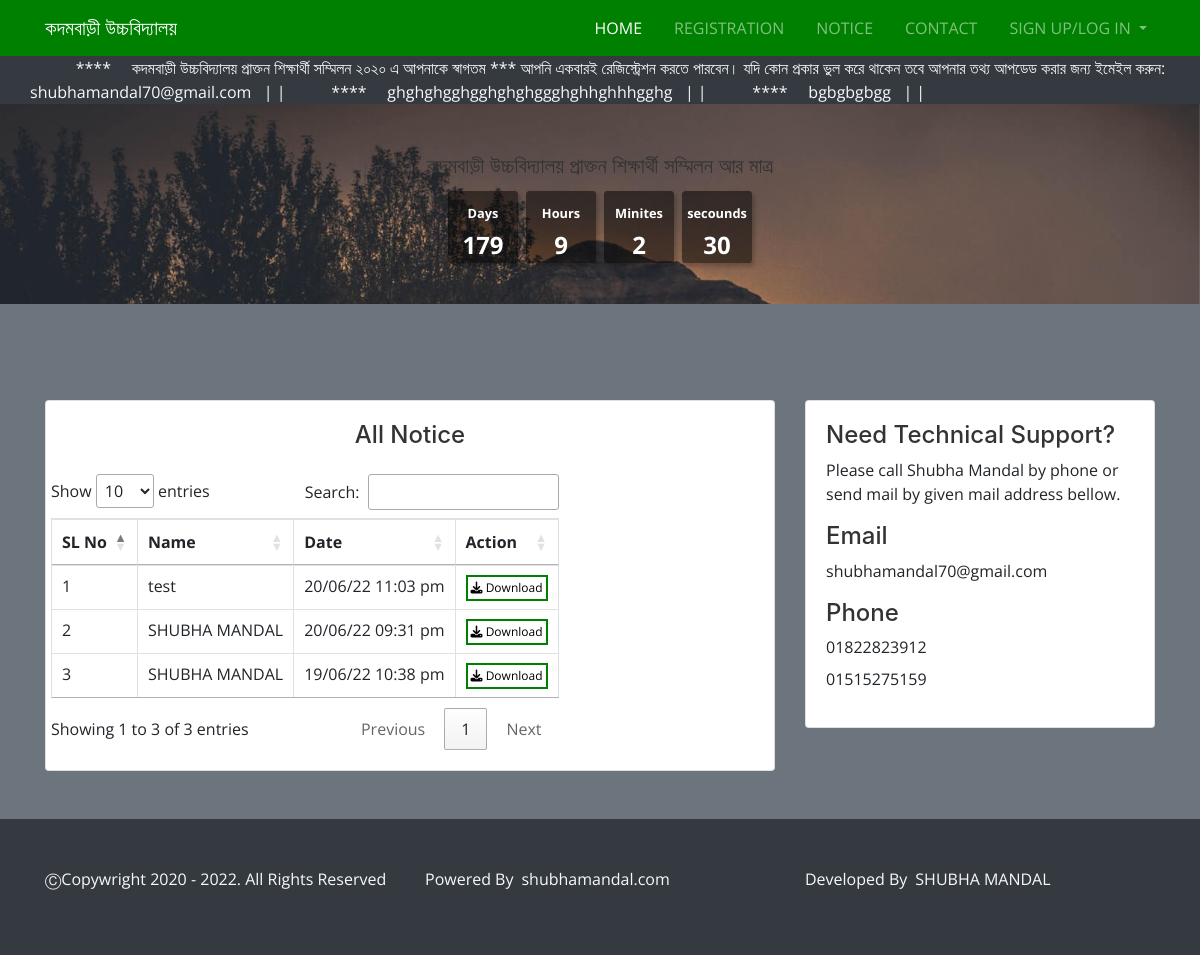
/src/support.php, run on the app's committed database.
### tables this page shows
CREATE TABLE `news` (
  `id` int(11) NOT NULL,
  `title` varchar(50) NOT NULL,
  `news_description` varchar(500) NOT NULL,
  `date` datetime NOT NULL DEFAULT current_timestamp()
);

CREATE TABLE `countdowns` (
  `id` int(11) NOT NULL,
  `title` varchar(255) NOT NULL,
  `end_date` datetime NOT NULL,
  `date` datetime NOT NULL DEFAULT current_timestamp()
);

CREATE TABLE `notice` (
  `id` int(11) NOT NULL,
  `name` varchar(200) NOT NULL,
  `pdf` varchar(30) NOT NULL,
  `date` datetime NOT NULL DEFAULT current_timestamp()
);

### src/support.php (the view, shortened to what this page needs)
<?php
include("header.php");
?>
<?php
include("db.php");
$sql= "SELECT * FROM notice ORDER BY notice . date DESC";
$result = mysqli_query($conn,$sql);
$files = mysqli_fetch_all($result, MYSQLI_ASSOC);
?>
<header id="support-header">
    <div class="container">
      <div class="row">
        <div class="col-md-6 m-auto text-center text-light">
          <?php
          include("countdown.php");
           ?>
        </div>
      </div>
    </div>
  </header>
  <section id="support" class="py-5 bg-secondary">
    <div class="container">
      <div class="row pt-5">
        <div class="col-md-8 ">
          <div class="card">
            <div class="card-body">
              <h4 class="mb-4 text-center">All Notice </h4>
              <div class="row">
                <table class="table table-bordered" id="noticeTable">
                  <thead>
                    <tr>
                      <th >SL No</th>
                      <th >Name</th>
                      <th >Date</th>
                      <th >Action</th>
                    </tr>
                  </thead>
                  <tbody>
                  <?php $serial=0;
                  foreach($files as $file): $serial++; ?>
                    <tr>
                      <td> <?php echo $serial;?> </td>
                      <td> <?php echo $file['name'];?> </td>
                      <td> <?php echo date('d/m/y h:i a',strtotime($file["date"]));?> </td>
                      <td> <a class="download_sty" href="support.php?file_id=<?php echo $file['id'];?>"><i class="fas fa-download"></i> Download </a></td>
                    </tr>
                    <?php  endforeach ;  ?>
                  </tbody>
                </table>
              </div>
            </div>
          </div>
        </div>
        <div class="col-md-4">
          <div class="card">
            <div class="card-body">
              <h4>Need Technical Support?</h4>
              <p>Please call Shubha Mandal by phone or send mail by given mail address bellow.</p>
              <h4>Email</h4>
              <p>shubhamandal70@gmail.com</p>
              <h4>Phone</h4>
              <p class="mb-2">01822823912</p>
              <p>01515275159</p>
            </div>
          </div>
        </div>
      </div>
    </div>
  </section>
<?php
include("footer.php");
 ?>

### src/header.php (shortened to what this page needs)
<?php
include("db.php");
$sql= "SELECT * FROM news ";
$result = mysqli_query($conn,$sql);
?>
<!DOCTYPE html>
<html lang="en">
<head>
  <link rel="stylesheet" href="css/uikit.min.css">
  <link rel="stylesheet" href="css/slick.css">
  <link rel="stylesheet" href="css/slick-theme.css">
  <link rel="stylesheet" href="css/font-awesome.min.css">
  <link rel="stylesheet" href="//cdn.datatables.net/1.10.20/css/jquery.dataTables.min.css">
  <link rel="stylesheet" href="css/dataTables.bootstrap4.min.css">
  <link rel="stylesheet" href="css/responsive.dataTables.min.css">
  <link rel="stylesheet" href="css/bootstrap.css">
  <link rel="stylesheet" href="css/style.css">
  <link rel="stylesheet" href="scss/style.scss">
</head>
<body>
   <section id="showcase" class="bg-success">
        <nav class="navbar navbar-dark  navbar-expand-md" uk-sticky="top: 5; animation: uk-animation-slide-top; bottom: #sticky-on-scroll-up">
  <div class="container ">
    <a href="index.php" class="navbar-brand ">কদমবাড়ী উচ্চবিদ্যালয় </a>
    <div id="navbarNav" class="collapse navbar-collapse ">
      <ul class="navbar-nav ml-auto">
        <li class="nav-item active">
          <a class="nav-link" href="index.php">home</a>
        </li>
        <li class="nav-item">
          <a class="nav-link" href="insert.php">registration</a>
        </li>
        <li class="nav-item">
          <a class="nav-link" href="support.php">notice</a>
        </li>
        <li class="nav-item">
          <a class="nav-link" href="contact.php">contact </a>
        </li>
        <li class="nav-item dropdown">
          <a class="nav-link dropdown-toggle" href="#" id="navbarDropdownMenuLink" role="button" data-toggle="dropdown" aria-haspopup="true" aria-expanded="false">
        sign up/log in
        </a>
        </li>
      </ul>
    </div>
  </div>
</nav>
   </section>
<section class="news bg-dark">
        <div class="container">
        <div class="row">
          <marquee class="text-light" direction="left" onmouseover="this.stop();" onmouseout="this.start();">
            <?php
            if(mysqli_num_rows($result) >0){
              while($row = mysqli_fetch_assoc($result)) {
                echo "&nbsp;&nbsp;&nbsp;&nbsp;&nbsp;&nbsp;&nbsp;&nbsp;&nbsp;&nbsp; **** &nbsp;&nbsp;&nbsp;&nbsp;", $row["news_description"],"&nbsp;&nbsp;&nbsp;|&nbsp;|";
              }
            }
            ?>
            </marquee>
            </div>
        </div>
</section>

### src/countdown.php (shortened to what this page needs)
<?php
include("db.php");
$sql= "SELECT * FROM countdowns ORDER BY countdowns . date DESC";
$result = mysqli_query($conn,$sql);
?>
<!DOCTYPE html>
<html lang="en">
  <head>
  </head>
  <body>
    <div class="main_content">
      <?php
      while($row = mysqli_fetch_assoc($result)) {
        ?>
       <h2> <?php echo $row['title'];?> </h2>
      <?php } ?>
      <div class="countdown">
        <div>
          <span>Days</span>
          <div id="days"></div>
        </div>
        <div>
          <span>Hours</span>
          <div id="hours"></div>
        </div>
        <div>
          <span>Minites</span>
          <div id="minutes"></div>
        </div>
        <div>
          <span>secounds</span>
          <div id="secounds"></div>
        </div>
      </div>
    </div>
  </body>
</html>

### src/css/style.css (style rules this page uses)
.navbar { background: #008000; }
.navbar .nav-item { padding-left: 1em; }
.navbar .nav-item .nav-link { text-transform: uppercase; }
#support-header { background: url("../img/image2.jpeg"); background-size: cover; height: 200px; padding-top: 50px; background-attachment: fixed; }

### src/support.php (style rules this page uses)
table tr td .download_sty { background-color: #fff; color: #000; border: 2px solid green; padding: 2px 3px; text-align: center; text-decoration: none; display: inline-block; }
table tr td .download_sty,i .fas { font-size: 12px; }

### src/countdown.php (style rules this page uses)
* { margin: 0; padding: 0; box-sizing: border-box; }
body { font-family: "Open Sans", sans-serif; }
.main_content { height :100%; width: 100%; display: flex; justify-content: center; align-items: center; flex-direction: column; flex-wrap: wrap; }
.main_content > h2 { font-size: 1.3rem; text-transform: uppercase; }
.countdown { display: flex; text-align: center; }
.countdown > div { width: 70px; background-color: rgb(0, 0, 0, 0.5); margin: 4px; box-shadow: 2px 3px 5px rgb(0, 0, 0, 0.25); font-size: 1.5rem; font-weight: bold; color: #fff; border-radius: 5%; }
.countdown > div > span { font-size: 0.8rem; }

### data on the page
news: news_description "কদমবাড়ী উচ্চবিদ্যালয় প্রাক্তন শিক্ষার্থী সম্মিলন ২০২০ এ আপনাকে স্বাগতম *** আপনি একবারই রেজিস্ট্রেশন করতে পারবেন। যদি কোন প্রকার ভুল করে থাকেন তবে আপনার তথ্য আপডেড করার জন্য ইমেইল করুন: shubhamandal70@gmail.com"
news: news_description "ghghghgghgghghghggghghhghhhgghg"
news: news_description "bgbgbgbgg"
countdowns: title "কদমবাড়ী উচ্চবিদ্যালয় প্রাক্তন শিক্ষার্থী সম্মিলন আর মাত্র"
notice: name "test", date "20/06/22 11:03 pm"
notice: name "SHUBHA MANDAL", date "20/06/22 09:31 pm"
notice: name "SHUBHA MANDAL", date "19/06/22 10:38 pm"
